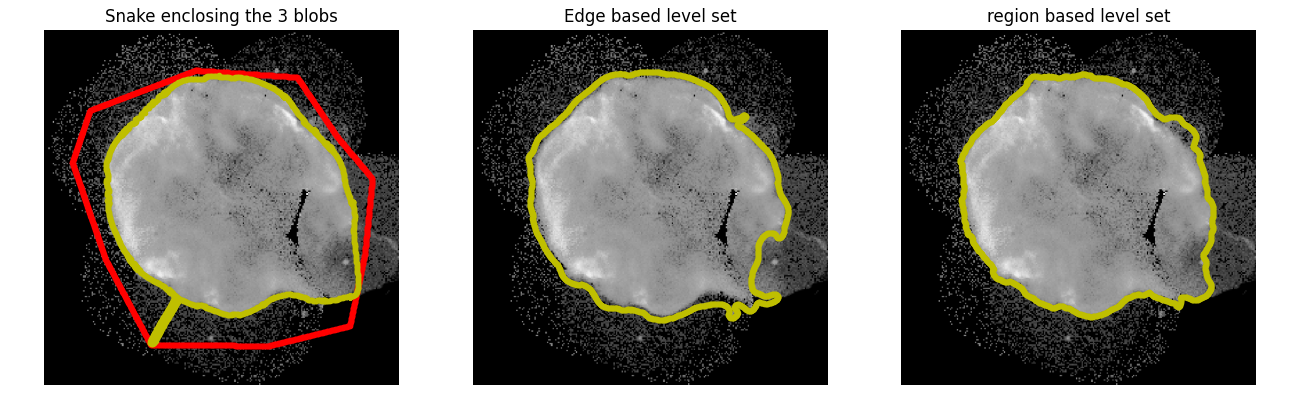

Here is the Python script that generated this plot:
import numpy as np
import matplotlib.pyplot as plt
from skimage.io import imread
from skimage.util import img_as_float
import scipy.io as sio

from libDIP.SnakeSegmentation import SnakeSegmentation
from libDIP.LevelSetEdgebased import LevelSetEdgebased
from libDIP.LevelSetRegionBased import LevelSetRegionBased
from libDIPUM.snake_display import snake_display
from libDIPUM.curve_display import curve_display
from libDIPUM.data_path import dip_data

# %% Parameters
# Snake
Snake = {
    'T': 0.01,
    'Sig': 11,
    'NSig': 5,
    'Mu': 0.2,
    'NIterForce': 160,
    'NIterConvergence': 35,
    'Alpha': 0.05,
    'Beta': 0.5,
    'Gamma': 2.5,
}

# Level set (edge based)
LSEdgeBased = {
    'HSize': 21,
    'Sigma': 5,
    'p': 1,
    'lambda': 50,
    'niter': 500,
}

# Level set (region based)
LSRegionBased = {
    'mu': 2.0,
    'nu': 0.0,
    'lambda1': 1,
    'lambda2': 1,
    'niter': 3500,
}

# %% Data
img_path = dip_data('cygnusloop.tif')
f = img_as_float(imread(img_path))
if f.ndim == 3:
    f = f[..., 0]
M, N = f.shape
_ = (M, N)

# %% Initial contour / mask
mat_snake = sio.loadmat('WorkspaceFig1138(a).mat')
xi = np.asarray(mat_snake['xi']).squeeze()
yi = np.asarray(mat_snake['yi']).squeeze()

mat_mask = sio.loadmat('WorkspaceForFig1138(b).mat')
mask = np.asarray(mat_mask['mask'])

# %% 1) Snake
x, y, emap = SnakeSegmentation(
    f,
    xi,
    yi,
    Snake['T'],
    Snake['Sig'],
    Snake['NSig'],
    Snake['Mu'],
    Snake['NIterForce'],
    Snake['NIterConvergence'],
    Snake['Alpha'],
    Snake['Beta'],
    Snake['Gamma'],
)

# %% 2) Level set edge based
c0, fsmooth0, WBin0 = LevelSetEdgebased(
    f,
    mask,
    LSEdgeBased['HSize'],
    LSEdgeBased['Sigma'],
    LSEdgeBased['p'],
    LSEdgeBased['lambda'],
    LSEdgeBased['niter'],
)

# %% 3) Level set region based
c = LevelSetRegionBased(
    f,
    mask,
    LSRegionBased['mu'],
    LSRegionBased['nu'],
    LSRegionBased['lambda1'],
    LSRegionBased['lambda2'],
    LSRegionBased['niter'],
)

# %% Display
plt.figure(figsize=(13, 4))

plt.subplot(1, 3, 1)
plt.imshow(f, cmap='gray')
plt.axis('off')
snake_display(xi[0::2], yi[0::2], 'r.')
snake_display(x[0::2], y[0::2], 'y.')
plt.title('Snake enclosing the 3 blobs')

plt.subplot(1, 3, 2)
plt.imshow(f, cmap='gray')
plt.axis('off')
plt.title('Edge based level set')
curve_display(c0[1, :], c0[0, :], 'y.')

plt.subplot(1, 3, 3)
plt.imshow(f, cmap='gray')
plt.axis('off')
plt.title('region based level set')
curve_display(c[1, :], c[0, :], 'y.')

plt.tight_layout()
plt.savefig('Figure1138.png')
plt.show()
